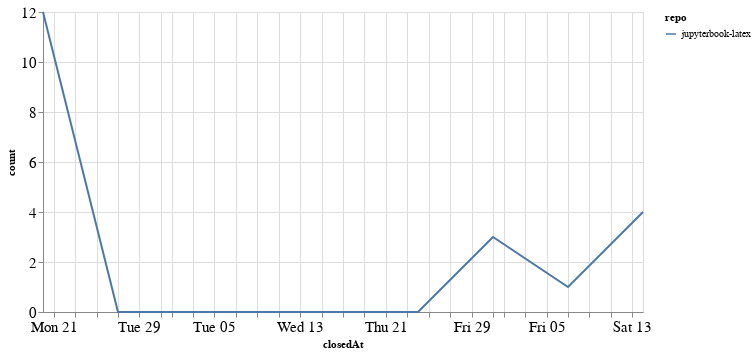

Write notebook code for a chart like this one.
### Code cell
closed_by_time = closed_by.groupby('repo').resample('W', on='closedAt').count()['author'].reset_index()
closed_by_time = closed_by_time.rename(columns={'author': 'count'})

alt.Chart(closed_by_time, width=600).mark_line().encode(
    x='closedAt',
    y='count',
    color='repo',
    tooltip="repo"
)

### Figure 1 — Vega-Lite specification as saved in the notebook (floating-point values rounded to 4 significant figures)
{"config": {"axisLeft": {"labelFontSize": 15}, "axisBottom": {"labelFontSize": 15}}, "data": {"name": "data-5aa3019fcc4a47a73b8c5917b1fbf415"}, "mark": "line", "encoding": {"color": {"type": "nominal", "field": "repo"}, "tooltip": {"type": "nominal", "field": "repo"}, "x": {"type": "temporal", "field": "closedAt"}, "y": {"type": "quantitative", "field": "count"}}, "width": 600, "$schema": "https://vega.github.io/schema/vega-lite/v4.8.1.json", "datasets": {"data-5aa3019fcc4a47a73b8c5917b1fbf415": [{"repo": "jupyterbook-latex", "closedAt": "2020-12-20T00:00:00", "count": 12}, {"repo": "jupyterbook-latex", "closedAt": "2020-12-27T00:00:00", "count": 0}, {"repo": "jupyterbook-latex", "closedAt": "2021-01-03T00:00:00", "count": 0}, {"repo": "jupyterbook-latex", "closedAt": "2021-01-10T00:00:00", "count": 0}, {"repo": "jupyterbook-latex", "closedAt": "2021-01-17T00:00:00", "count": 0}, {"repo": "jupyterbook-latex", "closedAt": "2021-01-24T00:00:00", "count": 0}, {"repo": "jupyterbook-latex", "closedAt": "2021-01-31T00:00:00", "count": 3}, {"repo": "jupyterbook-latex", "closedAt": "2021-02-07T00:00:00", "count": 1}, {"repo": "jupyterbook-latex", "closedAt": "2021-02-14T00:00:00", "count": 4}]}}
